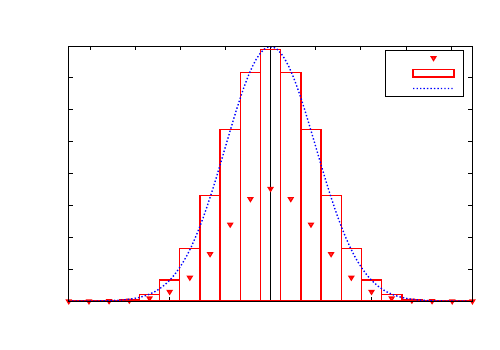

Write the gnuplot code that produced this figure.
set terminal epslatex color 
set output "plot.tex"
set key box
set xlabel "k"
set xtics nomirror
set x2label '$\xi$'
set y2zeroaxis lt - 1
set style line 22 lt 3 lw 4
set style line 10 lt 1 lw 4
plot "test.dat" using 1:3 title "$P_B$" ls 10,"test.dat" using 1:4 with boxes title "$f_B$" ls 10, "test.dat" using 2:5 title "$f_G$" smooth cspline ls 22 with lines axes x2y1




